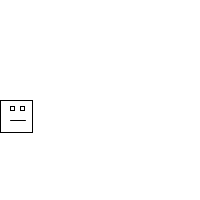
Frame 1 (no input)
Frame 60 (the mouse pressed at the canvas centre just before this capture): identical to frame 1, image omitted
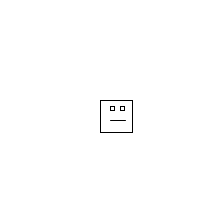
Frame 120 (the mouse held since frame 60 and released just before this capture)

The Processing sketch that drew these frames (run headless with seeded random() and noise(); from frame 60 on, the mouse is pressed at the canvas centre):

// Processing sketch: chapter_7_3
// ── chapter_7_3.pde
// declare all global variables (stays the same)
int x = 0;
int speed = 1;
int w = 32;
int y;

void setup(){
	size(200, 200);
	y = height/2;
	smooth();
}

void draw(){
	background(255);
	move(mouseX/10);
	bounce();
	display();	
}

// Function to move the ball
void move(int speedFactor) {
	// change the x loc by speed
	x = x + speed*speedFactor;
}

void bounce() {
	// if we've reached the edge, revese the polarity
	if ((x > width - w) || (x < 0)) {
		speed = speed * -1;
	}
}


void display() {
	background(255);
	// rectMode(CENTER);
	noFill();
	stroke(0);
	rect(x, y, w, w);
	fill(255);
	rect(x+10,y+6,4,4);
	rect(x+20,y+6,4,4);
	line(x + 10, y+20, x + 25, y + 20);
}
